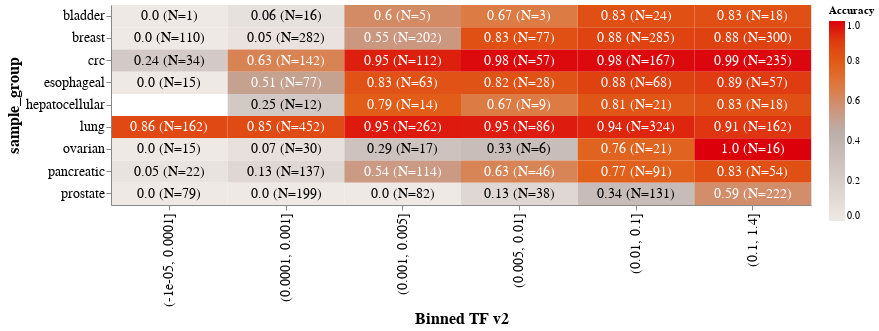

Notebook code cell kept with this figure:
### Code cell
alt.Chart(tf_sens).mark_rect().encode(
    y=alt.Y(
        "sample_group:N",
        axis=alt.Axis(
            labelFontSize=14, titleFontSize=16
        )
    ),
    x=alt.X(
        "bin_epiTFnewfit3_pan:N", title="Binned TF v2",
        axis=alt.Axis(
            labelFontSize=14, titleFontSize=16
        ),
        sort = [-0.00001,0.0001,0.001,0.005, 0.01,0.1,1.4]
    ),
    color=alt.Color("Accuracy:Q",title="Accuracy",scale=alt.Scale(scheme="lightgreyred"))
).properties(
    width=n_quantile*100, height=200
)+ alt.Chart(tf_sens).mark_text(size=14).encode(
    y=alt.Y(
        "sample_group:N",
        axis=alt.Axis(
            labelFontSize=14, titleFontSize=16
        )
    ),
    x=alt.X(
        "bin_epiTFnewfit3_pan:N", title="Binned TF v2",
        axis=alt.Axis(
            labelFontSize=14, titleFontSize=16
        ),
        sort = [-0.00001,0.0001,0.001,0.005, 0.01,0.1,1.4]
    ),
    text = "Accuracy_N",
    color=alt.condition(
        alt.datum.Accuracy<=0.5,
        alt.value("black"),
        alt.value("white")
    )
).properties(
    width=n_quantile*100, height=200
)

### Figure 1 — Vega-Lite specification as saved in the notebook (floating-point values rounded to 4 significant figures)
{"config": {"view": {"continuousWidth": 400, "continuousHeight": 300}}, "layer": [{"mark": "rect", "encoding": {"color": {"type": "quantitative", "field": "Accuracy", "scale": {"scheme": "lightgreyred"}, "title": "Accuracy"}, "x": {"type": "nominal", "axis": {"labelFontSize": 14, "titleFontSize": 16}, "field": "bin_epiTFnewfit3_pan", "sort": [-1e-05, 0.0001, 0.001, 0.005, 0.01, 0.1, 1.4], "title": "Binned TF v2"}, "y": {"type": "nominal", "axis": {"labelFontSize": 14, "titleFontSize": 16}, "field": "sample_group"}}, "height": 200, "width": 700}, {"mark": {"type": "text", "size": 14}, "encoding": {"color": {"condition": {"value": "black", "test": "(datum.Accuracy <= 0.5)"}, "value": "white"}, "text": {"type": "nominal", "field": "Accuracy_N"}, "x": {"type": "nominal", "axis": {"labelFontSize": 14, "titleFontSize": 16}, "field": "bin_epiTFnewfit3_pan", "sort": [-1e-05, 0.0001, 0.001, 0.005, 0.01, 0.1, 1.4], "title": "Binned TF v2"}, "y": {"type": "nominal", "axis": {"labelFontSize": 14, "titleFontSize": 16}, "field": "sample_group"}}, "height": 200, "width": 700}], "data": {"name": "data-9f59a4f854e6a379290378bd1807c20a"}, "$schema": "https://vega.github.io/schema/vega-lite/v4.8.1.json", "datasets": {"data-9f59a4f854e6a379290378bd1807c20a": [{"bin_epiTFnewfit3_pan": "(-1e-05, 0.0001]", "sample_group": "bladder", "bin_epiTFnewfit3_pan_n": 1, "Accuracy": 0.0, "Accuracy_N": "0.0\n(N=1)"}, {"bin_epiTFnewfit3_pan": "(-1e-05, 0.0001]", "sample_group": "breast", "bin_epiTFnewfit3_pan_n": 110, "Accuracy": 0.0, "Accuracy_N": "0.0\n(N=110)"}, {"bin_epiTFnewfit3_pan": "(-1e-05, 0.0001]", "sample_group": "crc", "bin_epiTFnewfit3_pan_n": 34, "Accuracy": 0.2353, "Accuracy_N": "0.24\n(N=34)"}, {"bin_epiTFnewfit3_pan": "(-1e-05, 0.0001]", "sample_group": "esophageal", "bin_epiTFnewfit3_pan_n": 15, "Accuracy": 0.0, "Accuracy_N": "0.0\n(N=15)"}, {"bin_epiTFnewfit3_pan": "(-1e-05, 0.0001]", "sample_group": "lung", "bin_epiTFnewfit3_pan_n": 162, "Accuracy": 0.858, "Accuracy_N": "0.86\n(N=162)"}, {"bin_epiTFnewfit3_pan": "(-1e-05, 0.0001]", "sample_group": "ovarian", "bin_epiTFnewfit3_pan_n": 15, "Accuracy": 0.0, "Accuracy_N": "0.0\n(N=15)"}, {"bin_epiTFnewfit3_pan": "(-1e-05, 0.0001]", "sample_group": "pancreatic", "bin_epiTFnewfit3_pan_n": 22, "Accuracy": 0.04545, "Accuracy_N": "0.05\n(N=22)"}, {"bin_epiTFnewfit3_pan": "(-1e-05, 0.0001]", "sample_group": "prostate", "bin_epiTFnewfit3_pan_n": 79, "Accuracy": 0.0, "Accuracy_N": "0.0\n(N=79)"}, {"bin_epiTFnewfit3_pan": "(0.0001, 0.001]", "sample_group": "bladder", "bin_epiTFnewfit3_pan_n": 16, "Accuracy": 0.0625, "Accuracy_N": "0.06\n(N=16)"}, {"bin_epiTFnewfit3_pan": "(0.0001, 0.001]", "sample_group": "breast", "bin_epiTFnewfit3_pan_n": 282, "Accuracy": 0.04965, "Accuracy_N": "0.05\n(N=282)"}, {"bin_epiTFnewfit3_pan": "(0.0001, 0.001]", "sample_group": "crc", "bin_epiTFnewfit3_pan_n": 142, "Accuracy": 0.6338, "Accuracy_N": "0.63\n(N=142)"}, {"bin_epiTFnewfit3_pan": "(0.0001, 0.001]", "sample_group": "esophageal", "bin_epiTFnewfit3_pan_n": 77, "Accuracy": 0.5065, "Accuracy_N": "0.51\n(N=77)"}, {"bin_epiTFnewfit3_pan": "(0.0001, 0.001]", "sample_group": "hepatocellular", "bin_epiTFnewfit3_pan_n": 12, "Accuracy": 0.25, "Accuracy_N": "0.25\n(N=12)"}, {"bin_epiTFnewfit3_pan": "(0.0001, 0.001]", "sample_group": "lung", "bin_epiTFnewfit3_pan_n": 452, "Accuracy": 0.8518, "Accuracy_N": "0.85\n(N=452)"}, {"bin_epiTFnewfit3_pan": "(0.0001, 0.001]", "sample_group": "ovarian", "bin_epiTFnewfit3_pan_n": 30, "Accuracy": 0.06667, "Accuracy_N": "0.07\n(N=30)"}, {"bin_epiTFnewfit3_pan": "(0.0001, 0.001]", "sample_group": "pancreatic", "bin_epiTFnewfit3_pan_n": 137, "Accuracy": 0.1314, "Accuracy_N": "0.13\n(N=137)"}, {"bin_epiTFnewfit3_pan": "(0.0001, 0.001]", "sample_group": "prostate", "bin_epiTFnewfit3_pan_n": 199, "Accuracy": 0.0, "Accuracy_N": "0.0\n(N=199)"}, {"bin_epiTFnewfit3_pan": "(0.001, 0.005]", "sample_group": "bladder", "bin_epiTFnewfit3_pan_n": 5, "Accuracy": 0.6, "Accuracy_N": "0.6\n(N=5)"}, {"bin_epiTFnewfit3_pan": "(0.001, 0.005]", "sample_group": "breast", "bin_epiTFnewfit3_pan_n": 202, "Accuracy": 0.5495, "Accuracy_N": "0.55\n(N=202)"}, {"bin_epiTFnewfit3_pan": "(0.001, 0.005]", "sample_group": "crc", "bin_epiTFnewfit3_pan_n": 112, "Accuracy": 0.9464, "Accuracy_N": "0.95\n(N=112)"}, {"bin_epiTFnewfit3_pan": "(0.001, 0.005]", "sample_group": "esophageal", "bin_epiTFnewfit3_pan_n": 63, "Accuracy": 0.8254, "Accuracy_N": "0.83\n(N=63)"}, {"bin_epiTFnewfit3_pan": "(0.001, 0.005]", "sample_group": "hepatocellular", "bin_epiTFnewfit3_pan_n": 14, "Accuracy": 0.7857, "Accuracy_N": "0.79\n(N=14)"}, {"bin_epiTFnewfit3_pan": "(0.001, 0.005]", "sample_group": "lung", "bin_epiTFnewfit3_pan_n": 262, "Accuracy": 0.9542, "Accuracy_N": "0.95\n(N=262)"}, {"bin_epiTFnewfit3_pan": "(0.001, 0.005]", "sample_group": "ovarian", "bin_epiTFnewfit3_pan_n": 17, "Accuracy": 0.2941, "Accuracy_N": "0.29\n(N=17)"}, {"bin_epiTFnewfit3_pan": "(0.001, 0.005]", "sample_group": "pancreatic", "bin_epiTFnewfit3_pan_n": 114, "Accuracy": 0.5351, "Accuracy_N": "0.54\n(N=114)"}, {"bin_epiTFnewfit3_pan": "(0.001, 0.005]", "sample_group": "prostate", "bin_epiTFnewfit3_pan_n": 82, "Accuracy": 0.0, "Accuracy_N": "0.0\n(N=82)"}, {"bin_epiTFnewfit3_pan": "(0.005, 0.01]", "sample_group": "bladder", "bin_epiTFnewfit3_pan_n": 3, "Accuracy": 0.6667, "Accuracy_N": "0.67\n(N=3)"}, {"bin_epiTFnewfit3_pan": "(0.005, 0.01]", "sample_group": "breast", "bin_epiTFnewfit3_pan_n": 77, "Accuracy": 0.8312, "Accuracy_N": "0.83\n(N=77)"}, {"bin_epiTFnewfit3_pan": "(0.005, 0.01]", "sample_group": "crc", "bin_epiTFnewfit3_pan_n": 57, "Accuracy": 0.9825, "Accuracy_N": "0.98\n(N=57)"}, {"bin_epiTFnewfit3_pan": "(0.005, 0.01]", "sample_group": "esophageal", "bin_epiTFnewfit3_pan_n": 28, "Accuracy": 0.8214, "Accuracy_N": "0.82\n(N=28)"}, {"bin_epiTFnewfit3_pan": "(0.005, 0.01]", "sample_group": "hepatocellular", "bin_epiTFnewfit3_pan_n": 9, "Accuracy": 0.6667, "Accuracy_N": "0.67\n(N=9)"}, {"bin_epiTFnewfit3_pan": "(0.005, 0.01]", "sample_group": "lung", "bin_epiTFnewfit3_pan_n": 86, "Accuracy": 0.9535, "Accuracy_N": "0.95\n(N=86)"}, {"bin_epiTFnewfit3_pan": "(0.005, 0.01]", "sample_group": "ovarian", "bin_epiTFnewfit3_pan_n": 6, "Accuracy": 0.3333, "Accuracy_N": "0.33\n(N=6)"}, {"bin_epiTFnewfit3_pan": "(0.005, 0.01]", "sample_group": "pancreatic", "bin_epiTFnewfit3_pan_n": 46, "Accuracy": 0.6304, "Accuracy_N": "0.63\n(N=46)"}, {"bin_epiTFnewfit3_pan": "(0.005, 0.01]", "sample_group": "prostate", "bin_epiTFnewfit3_pan_n": 38, "Accuracy": 0.1316, "Accuracy_N": "0.13\n(N=38)"}, {"bin_epiTFnewfit3_pan": "(0.01, 0.1]", "sample_group": "bladder", "bin_epiTFnewfit3_pan_n": 24, "Accuracy": 0.8333, "Accuracy_N": "0.83\n(N=24)"}, {"bin_epiTFnewfit3_pan": "(0.01, 0.1]", "sample_group": "breast", "bin_epiTFnewfit3_pan_n": 285, "Accuracy": 0.8772, "Accuracy_N": "0.88\n(N=285)"}, {"bin_epiTFnewfit3_pan": "(0.01, 0.1]", "sample_group": "crc", "bin_epiTFnewfit3_pan_n": 167, "Accuracy": 0.982, "Accuracy_N": "0.98\n(N=167)"}, {"bin_epiTFnewfit3_pan": "(0.01, 0.1]", "sample_group": "esophageal", "bin_epiTFnewfit3_pan_n": 68, "Accuracy": 0.8824, "Accuracy_N": "0.88\n(N=68)"}, {"bin_epiTFnewfit3_pan": "(0.01, 0.1]", "sample_group": "hepatocellular", "bin_epiTFnewfit3_pan_n": 21, "Accuracy": 0.8095, "Accuracy_N": "0.81\n(N=21)"}, {"bin_epiTFnewfit3_pan": "(0.01, 0.1]", "sample_group": "lung", "bin_epiTFnewfit3_pan_n": 324, "Accuracy": 0.9352, "Accuracy_N": "0.94\n(N=324)"}, {"bin_epiTFnewfit3_pan": "(0.01, 0.1]", "sample_group": "ovarian", "bin_epiTFnewfit3_pan_n": 21, "Accuracy": 0.7619, "Accuracy_N": "0.76\n(N=21)"}, {"bin_epiTFnewfit3_pan": "(0.01, 0.1]", "sample_group": "pancreatic", "bin_epiTFnewfit3_pan_n": 91, "Accuracy": 0.7692, "Accuracy_N": "0.77\n(N=91)"}, {"bin_epiTFnewfit3_pan": "(0.01, 0.1]", "sample_group": "prostate", "bin_epiTFnewfit3_pan_n": 131, "Accuracy": 0.3435, "Accuracy_N": "0.34\n(N=131)"}, {"bin_epiTFnewfit3_pan": "(0.1, 1.4]", "sample_group": "bladder", "bin_epiTFnewfit3_pan_n": 18, "Accuracy": 0.8333, "Accuracy_N": "0.83\n(N=18)"}, {"bin_epiTFnewfit3_pan": "(0.1, 1.4]", "sample_group": "breast", "bin_epiTFnewfit3_pan_n": 300, "Accuracy": 0.8833, "Accuracy_N": "0.88\n(N=300)"}, {"bin_epiTFnewfit3_pan": "(0.1, 1.4]", "sample_group": "crc", "bin_epiTFnewfit3_pan_n": 235, "Accuracy": 0.9872, "Accuracy_N": "0.99\n(N=235)"}, {"bin_epiTFnewfit3_pan": "(0.1, 1.4]", "sample_group": "esophageal", "bin_epiTFnewfit3_pan_n": 57, "Accuracy": 0.8947, "Accuracy_N": "0.89\n(N=57)"}, {"bin_epiTFnewfit3_pan": "(0.1, 1.4]", "sample_group": "hepatocellular", "bin_epiTFnewfit3_pan_n": 18, "Accuracy": 0.8333, "Accuracy_N": "0.83\n(N=18)"}, {"bin_epiTFnewfit3_pan": "(0.1, 1.4]", "sample_group": "lung", "bin_epiTFnewfit3_pan_n": 162, "Accuracy": 0.9074, "Accuracy_N": "0.91\n(N=162)"}, {"bin_epiTFnewfit3_pan": "(0.1, 1.4]", "sample_group": "ovarian", "bin_epiTFnewfit3_pan_n": 16, "Accuracy": 1.0, "Accuracy_N": "1.0\n(N=16)"}, {"bin_epiTFnewfit3_pan": "(0.1, 1.4]", "sample_group": "pancreatic", "bin_epiTFnewfit3_pan_n": 54, "Accuracy": 0.8333, "Accuracy_N": "0.83\n(N=54)"}, {"bin_epiTFnewfit3_pan": "(0.1, 1.4]", "sample_group": "prostate", "bin_epiTFnewfit3_pan_n": 222, "Accuracy": 0.5901, "Accuracy_N": "0.59\n(N=222)"}]}}
